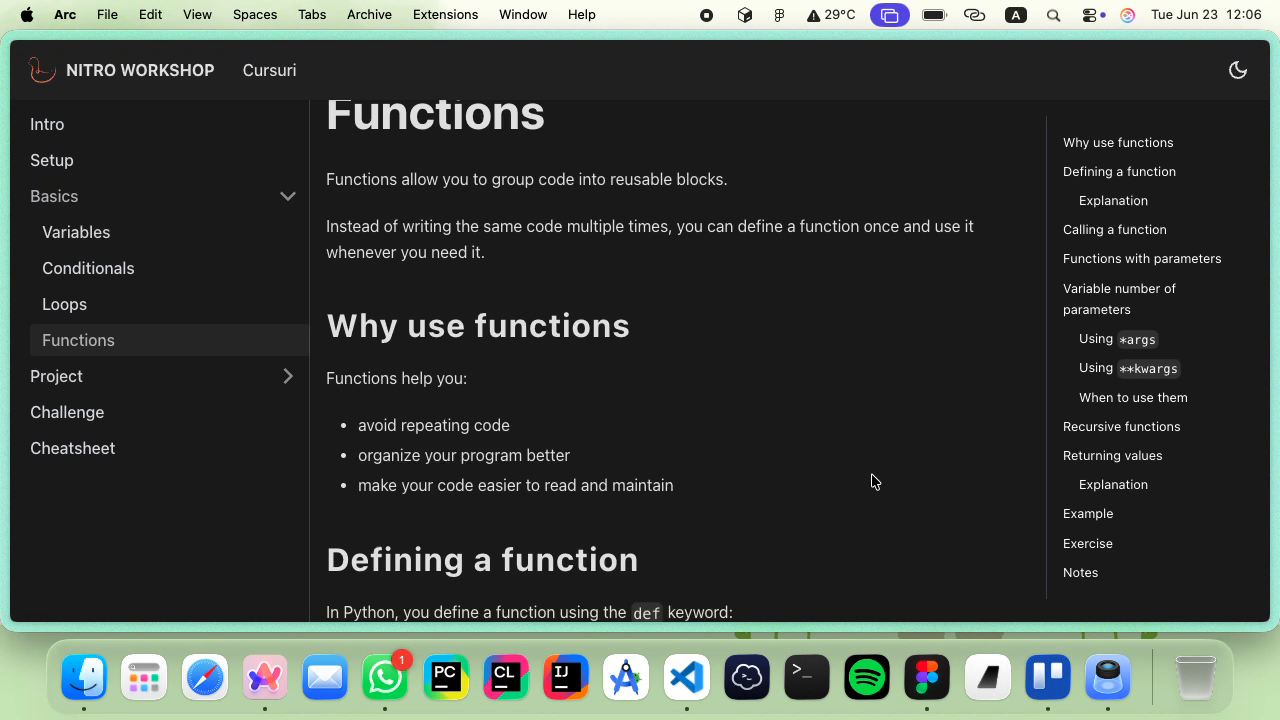
#> input picture frame 12 of CV-video-processing/video.mov, 1280 x 720 px
$ python video-file-basics.py
#> lines starting #> are read from the running program, lines starting #| are printed output that depends on the picture; after the words box and inside, x2 and y2 are one past the last pixel; in counts of white or black regions, pixels touching at a corner belong together
import cv2 as cv

cap = cv.VideoCapture('video.mov')

if not cap.isOpened():
    print("error")
    exit()


while True:
    ret, frame = cap.read()
#> frame is the input picture: shape (720, 1280, 3); mean B, G, R 61.8, 66, 59.8
    fps = cap.get(cv.CAP_PROP_FPS)
    width = int(cap.get(cv.CAP_PROP_FRAME_WIDTH))
    height = int(cap.get(cv.CAP_PROP_FRAME_HEIGHT))
    frame_cnt = int(cap.get(cv.CAP_PROP_FRAME_COUNT))
    if not ret:
        break
    cv.putText(
        frame,
        "FPS: " + str(fps),
        (10,20),
        cv.FONT_HERSHEY_SIMPLEX,
        0.5,
        (255,255,255),
        2
    )
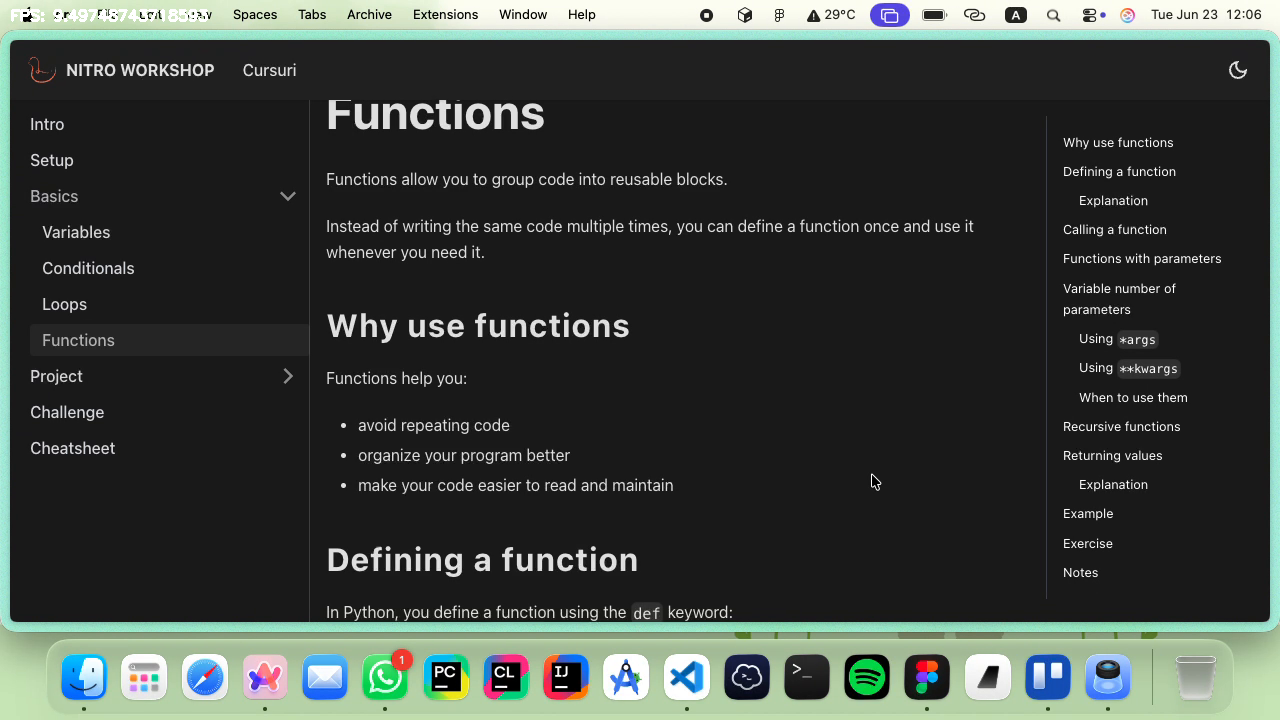
#> frame: shape (720, 1280, 3); 0.15% of pixels changed, all inside (x1, y1, x2, y2) = (11, 9, 208, 22)
    cv.imshow('Video', frame)

    if cv.waitKey(int(1000/fps)) & 0xFF == ord('q'):
#> (key q is pressed here)
        break

cap.release()
cv.destroyAllWindows()
